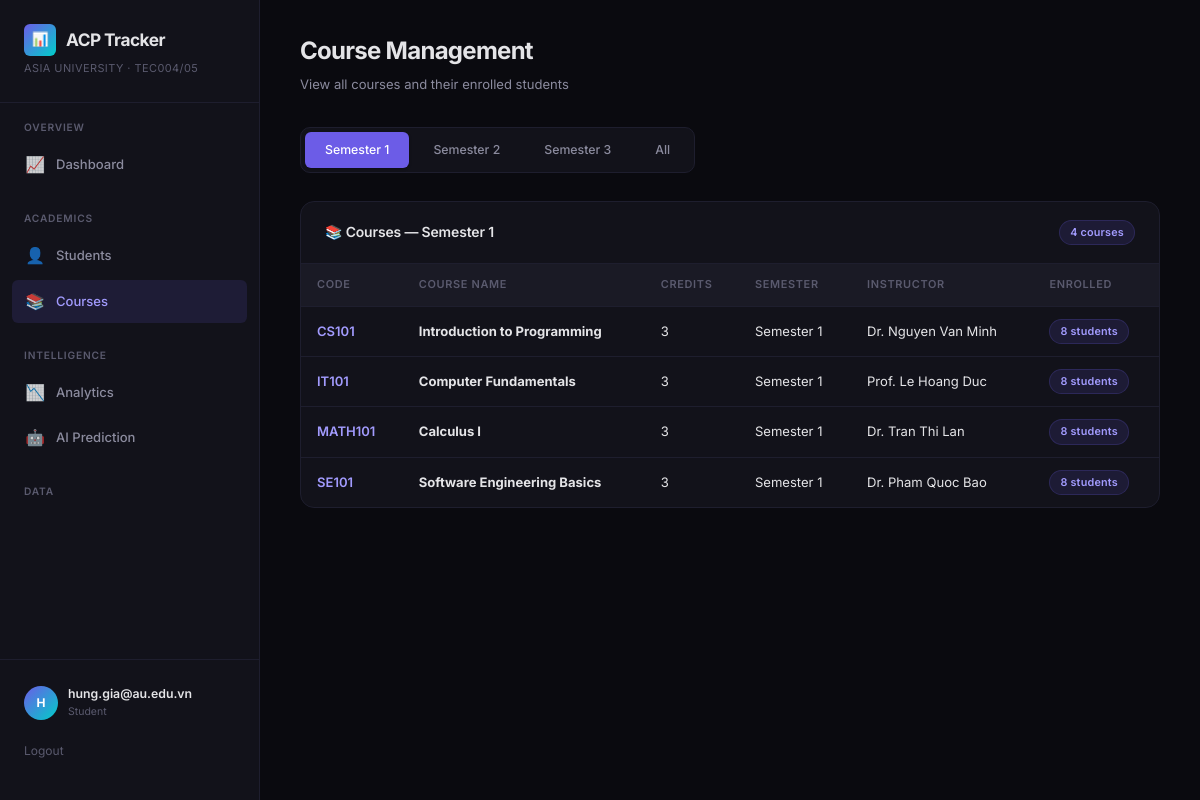
Page /courses?semester_id=1 (signed in) on the committed database.
### tables this page shows
CREATE TABLE Students (
    id INTEGER PRIMARY KEY AUTOINCREMENT,
    student_code TEXT UNIQUE NOT NULL,
    name TEXT NOT NULL,
    email TEXT,
    date_of_birth TEXT,
    role TEXT DEFAULT 'student'
);

CREATE TABLE Semesters (
    id INTEGER PRIMARY KEY AUTOINCREMENT,
    name TEXT NOT NULL,
    year INTEGER NOT NULL,
    start_date TEXT,
    end_date TEXT
);

CREATE TABLE Courses (
    id INTEGER PRIMARY KEY AUTOINCREMENT,
    course_code TEXT UNIQUE NOT NULL,
    name TEXT NOT NULL,
    credits INTEGER NOT NULL,
    semester_id INTEGER NOT NULL,
    instructor_id INTEGER,
    FOREIGN KEY (semester_id) REFERENCES Semesters(id),
    FOREIGN KEY (instructor_id) REFERENCES Instructors(id)
);

CREATE TABLE Instructors (
    id INTEGER PRIMARY KEY AUTOINCREMENT,
    name TEXT NOT NULL,
    email TEXT,
    department TEXT,
    role TEXT DEFAULT 'instructor'
);

### app.py (the view)
@app.route("/courses")
@login_required
@require_role("admin", "instructor", "student")
def courses_page():
    semester_id = request.args.get("semester_id", type=int)
    semesters = get_semesters()
    semester_label = _semester_label(semester_id)
    course_objects = Course.all(semester_id)
    courses = []
    for c in course_objects:
        instructor = Instructor.from_db(c.instructor_id) if c.instructor_id else None
        courses.append({
            "id": c.id,
            "course_code": c.course_code,
            "name": c.name,
            "credits": c.credits,
            "semester_name": c.get_semester_name(),
            "instructor_name": instructor.name if instructor else "TBD",
            "enrolled_count": len(c.get_enrolled_students()),
        })
    return render_template(
        "courses.html",
        active_page="courses",
        semesters=semesters,
        current_semester=semester_id,
        semester_label=semester_label,
        courses=courses,
    )

### app.py (called while the page is built)
def get_semesters():
    return execute_query("SELECT * FROM Semesters ORDER BY id", fetchall=True)

def _semester_label(semester_id):
    if semester_id:
        sem = execute_query("SELECT name FROM Semesters WHERE id=?", (semester_id,), fetchone=True)
        return sem["name"] if sem else "Unknown"
    return "All Semesters"

### database/connection.py (called while the page is built)
@contextmanager
def get_connection():
    conn = sqlite3.connect(config.DB_PATH)
    conn.row_factory = sqlite3.Row
    conn.execute("PRAGMA foreign_keys = ON")
    try:
        yield conn
        conn.commit()
    except Exception:
        conn.rollback()
        raise
    finally:
        conn.close()

def execute_query(query, params=(), fetchone=False, fetchall=False):
    with get_connection() as conn:
        cursor = conn.execute(query, params)
        if fetchone:
            return cursor.fetchone()
        if fetchall:
            return cursor.fetchall()
        return cursor.lastrowid

### models/course.py (called while the page is built)
    @classmethod
    def all(cls, semester_id=None):
        if semester_id:
            rows = execute_query(
                "SELECT * FROM Courses WHERE semester_id=? ORDER BY course_code",
                (semester_id,), fetchall=True,
            )
        else:
            rows = execute_query("SELECT * FROM Courses ORDER BY course_code", fetchall=True)
        return [
            cls(
                course_code=r["course_code"], name=r["name"], credits=r["credits"],
                semester_id=r["semester_id"], instructor_id=r["instructor_id"], db_id=r["id"],
            )
            for r in rows
        ]

    def get_enrolled_students(self):
        return execute_query(
            """SELECT s.* FROM Students s
               JOIN Enrollments e ON s.id = e.student_id
               WHERE e.course_id = ? AND e.status = 'active'
               ORDER BY s.name""",
            (self.id,), fetchall=True,
        )

    def get_semester_name(self):
        row = execute_query("SELECT name FROM Semesters WHERE id=?", (self.semester_id,), fetchone=True)
        return row["name"] if row else "Unknown"

### models/person.py (called while the page is built)
    @classmethod
    def from_db(cls, instructor_id):
        row = execute_query(
            "SELECT * FROM Instructors WHERE id=?", (instructor_id,), fetchone=True
        )
        if not row:
            return None
        return cls(
            name=row["name"],
            email=row["email"],
            department=row["department"],
            db_id=row["id"],
        )

### templates/courses.html (shortened to what this page needs)
{% extends "base.html" %}
{% block content %}
<div class="page-header">
    <h2>Course Management</h2>
    <p class="page-subtitle">View all courses and their enrolled students</p>
</div>
<div class="semester-tabs" id="course-semester-filter">
    {% for sem in semesters %}
        <a href="{{ url_for('courses_page', semester_id=sem.id) }}"
           class="semester-tab {% if current_semester == sem.id %}active{% endif %}">
            {{ sem.name }}
        </a>
    {% endfor %}
    <a href="{{ url_for('courses_page') }}"
       class="semester-tab {% if current_semester is none %}active{% endif %}">
        All
    </a>
</div>
<div class="card animate-in">
    <div class="card-header">
        <h3>📚 Courses — {{ semester_label }}</h3>
        <span class="badge badge-accent">{{ courses|length }} courses</span>
    </div>
    <div class="card-body flush">
        <table class="data-table" id="courses-table">
            <thead>
                <tr>
                    <th>Code</th>
                    <th>Course Name</th>
                    <th>Credits</th>
                    <th>Semester</th>
                    <th>Instructor</th>
                    <th>Enrolled</th>
                </tr>
            </thead>
            <tbody>
                {% for c in courses %}
                <tr>
                    <td><span style="color: var(--accent-secondary); font-weight: 600;">{{ c.course_code }}</span></td>
                    <td><strong>{{ c.name }}</strong></td>
                    <td>{{ c.credits }}</td>
                    <td>{{ c.semester_name }}</td>
                    <td>{{ c.instructor_name or 'TBD' }}</td>
                    <td><span class="badge badge-accent">{{ c.enrolled_count }} students</span></td>
                </tr>
                {% endfor %}
            </tbody>
        </table>
    </div>
</div>
{% endblock %}

### templates/base.html (shortened to what this page needs)
<!DOCTYPE html>
<html lang="en">
<head>
    <link rel="stylesheet" href="{{ url_for('static', filename='css/style.css') }}">
</head>
<body>
    <div class="app-layout">
        <aside class="sidebar">
            <div class="sidebar-brand">
                <h1>
                    <span class="brand-icon">📊</span>
                    ACP Tracker
                </h1>
                <div class="brand-sub">Asia University · TEC004/05</div>
            </div>
            <nav class="sidebar-nav">
                <div class="nav-section">
                    <div class="nav-section-title">Overview</div>
                    <a href="{{ url_for('dashboard') }}" class="nav-link {% if active_page == 'dashboard' %}active{% endif %}" id="nav-dashboard">
                        <span class="nav-icon">📈</span> Dashboard
                    </a>
                </div>
                <div class="nav-section">
                    <div class="nav-section-title">Academics</div>
                    <a href="{{ url_for('students_page') }}" class="nav-link {% if active_page == 'students' %}active{% endif %}" id="nav-students">
                        <span class="nav-icon">👤</span> Students
                    </a>
                    <a href="{{ url_for('courses_page') }}" class="nav-link {% if active_page == 'courses' %}active{% endif %}" id="nav-courses">
                        <span class="nav-icon">📚</span> Courses
                    </a>
                </div>
                <div class="nav-section">
                    <div class="nav-section-title">Intelligence</div>
                    <a href="{{ url_for('analytics_page') }}" class="nav-link {% if active_page == 'analytics' %}active{% endif %}" id="nav-analytics">
                        <span class="nav-icon">📉</span> Analytics
                    </a>
                    <a href="{{ url_for('prediction_page') }}" class="nav-link {% if active_page == 'prediction' %}active{% endif %}" id="nav-prediction">
                        <span class="nav-icon">🤖</span> AI Prediction
                    </a>
                </div>
                <div class="nav-section">
                    <div class="nav-section-title">Data</div>
                </div>
            </nav>
            <div class="sidebar-footer">
                <div class="user-badge">
                    <div class="user-avatar">{{ (session.get('user_name', 'A'))[0] | upper }}</div>
                    <div class="user-info">
                        <div class="user-name">{{ session.get('user_name', 'Guest') }}</div>
                        <div class="user-role">{{ session.get('user_role', 'guest') }}</div>
                    </div>
                </div>
                {% if session.get('user_role') %}
                <a href="{{ url_for('logout') }}" style="display:block; margin-top:12px; font-size:0.8rem; color: var(--text-tertiary);">Logout</a>
                {% else %}
                <a href="{{ url_for('login') }}" style="display:block; margin-top:12px; font-size:0.8rem; color: var(--accent-secondary);">Login</a>
                {% endif %}
            </div>
        </aside>
        <main class="main-content">
            {% block content %}{% endblock %}
        </main>
    </div>
</body>
</html>

### rows in the picture
Students: get "hung.gia@au.edu.vn"
Semesters: name "Semester 1", semester_name "Semester 1" "Semester 1" "Semester 1" "Semester 1"
Semesters: name "Semester 2"
Semesters: name "Semester 3"
Courses: course_code "CS101", name "Introduction to Programming"
Instructors: name "Dr. Nguyen Van Minh"
Courses: course_code "IT101", name "Computer Fundamentals"
Instructors: name "Prof. Le Hoang Duc"
Courses: course_code "MATH101", name "Calculus I"
Instructors: name "Dr. Tran Thi Lan"
Courses: course_code "SE101", name "Software Engineering Basics"
Instructors: name "Dr. Pham Quoc Bao"

### other values in the picture
{{ (session.get('user_name', 'A'))[0] | upper }} "H"
{{ session.get('user_role', 'guest') }} "Student"
{{ courses|length }} "4"
{{ c.credits }} "3" "3" "3" "3"
{{ c.enrolled_count }} "8" "8" "8" "8"
